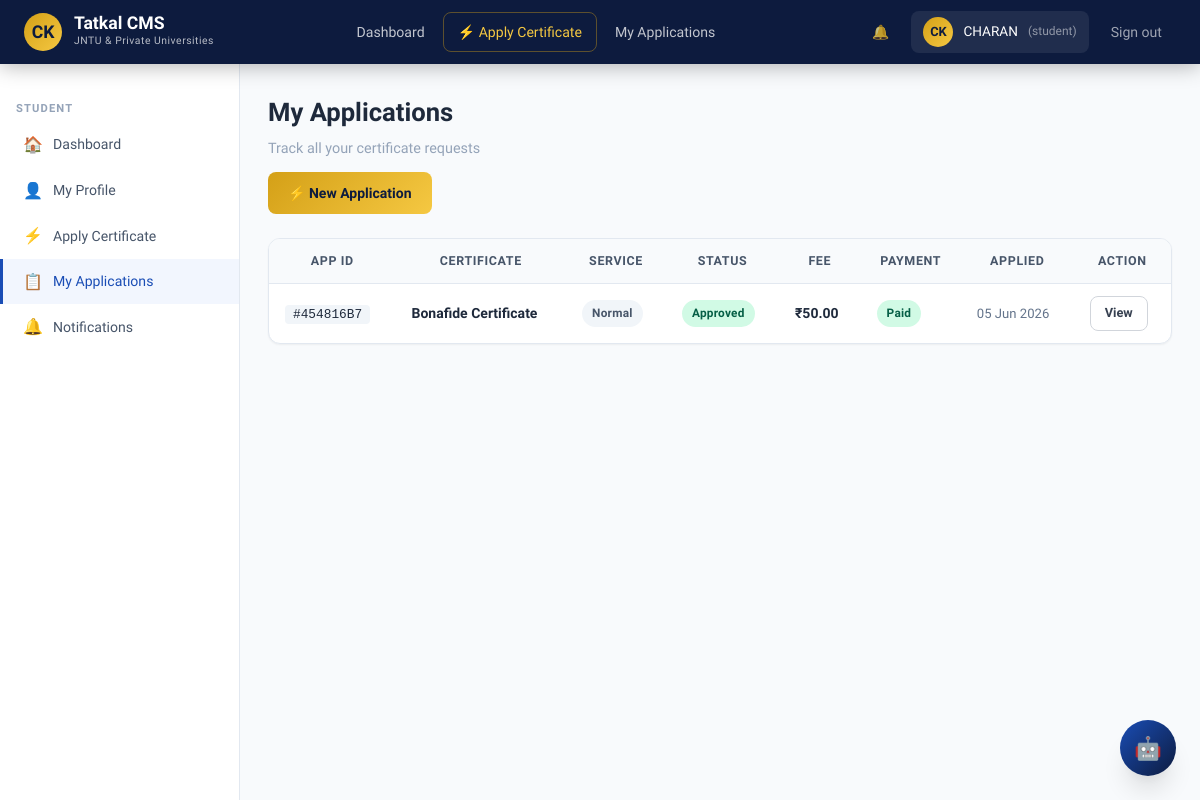
Page /applications/ (signed in) on the earlier database version.
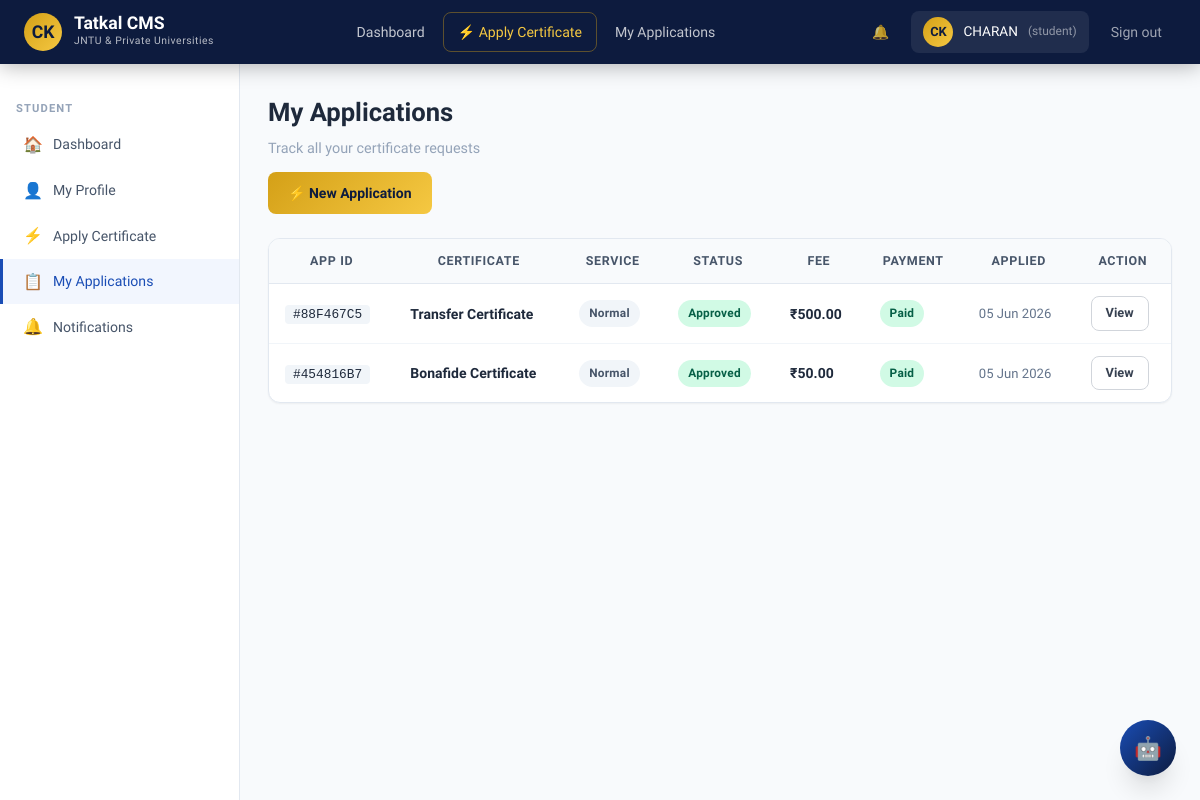
Same page on the later database version.
### certificates/models.py (models this page shows, shortened)
class Application(models.Model):
    application_id = models.UUIDField(default=uuid.uuid4, editable=False, unique=True)
    student = models.ForeignKey(StudentProfile, on_delete=models.CASCADE, related_name='applications')
    institution = models.ForeignKey(Institution, on_delete=models.SET_NULL, null=True, blank=True)
    college = models.ForeignKey(College, on_delete=models.SET_NULL, null=True, blank=True, related_name='applications')
    certificate_type = models.CharField(max_length=30, choices=CERTIFICATE_TYPES)
    purpose = models.TextField(blank=True)
    status = models.CharField(max_length=20, choices=STATUS_CHOICES, default='submitted')
    is_tatkal = models.BooleanField(default=False)
    fee_amount = models.DecimalField(max_digits=10, decimal_places=2, default=0)
    payment_status = models.CharField(max_length=20, choices=[('pending','Pending'),('paid','Paid'),('failed','Failed')], default='pending')
    remarks = models.TextField(blank=True)
    staff_remarks = models.TextField(blank=True)
    assigned_to = models.ForeignKey(User, on_delete=models.SET_NULL, null=True, blank=True, related_name='assigned_applications')
    document1 = models.FileField(upload_to='application_docs/', blank=True, null=True)
    document2 = models.FileField(upload_to='application_docs/', blank=True, null=True)
    document3 = models.FileField(upload_to='application_docs/', blank=True, null=True)
    created_at = models.DateTimeField(auto_now_add=True)
    updated_at = models.DateTimeField(auto_now=True)
    processed_at = models.DateTimeField(null=True, blank=True)
    class Meta:
        ordering = ['-created_at']
    def get_short_id(self):
        return str(self.application_id)[:8].upper()

### certificates/views.py (the view)
# urls.py: path('applications/', views.my_applications_view, name='my_applications'),
@login_required
def my_applications_view(request):
    if request.user.role != 'student':
        return redirect('dashboard')
    try:
        profile = request.user.student_profile
    except:
        return redirect('profile_setup')
    apps = Application.objects.filter(student=profile).select_related('student')
    return render(request, 'certificates/my_applications.html', {'applications': apps})

### templates/certificates/my_applications.html (shortened to what this page needs)
{% extends 'base.html' %}
{% block s_apps %}active{% endblock %}
{% block content %}
<div class="page-header">
  <div class="page-title">My Applications</div>
  <div class="page-subtitle">Track all your certificate requests</div>
  <div class="page-actions">
    <a href="/apply/" class="btn btn-gold">⚡ New Application</a>
  </div>
</div>
<div class="card">
  <div class="card-body" style="padding:0">
    {% if applications %}
    <div class="table-wrap">
    <table>
      <thead><tr><th>App ID</th><th>Certificate</th><th>Service</th><th>Status</th><th>Fee</th><th>Payment</th><th>Applied</th><th>Action</th></tr></thead>
      <tbody>
      {% for app in applications %}
      <tr>
        <td><code style="font-family:monospace;background:#f1f5f9;padding:2px 8px;border-radius:4px;font-size:0.8rem">#{{ app.get_short_id }}</code></td>
        <td><div style="font-weight:600">{{ app.get_certificate_type_display }}</div></td>
        <td>{% if app.is_tatkal %}<span class="badge badge-tatkal">⚡ TATKAL</span>{% else %}<span class="badge badge-normal">Normal</span>{% endif %}</td>
        <td><span class="badge badge-{{ app.status }}">{{ app.get_status_display }}</span></td>
        <td style="font-weight:600">₹{{ app.fee_amount }}</td>
        <td><span class="badge badge-{{ app.payment_status }}">{{ app.payment_status|title }}</span></td>
        <td style="font-size:0.82rem;color:#64748b">{{ app.created_at|date:"d M Y" }}</td>
        <td style="display:flex;gap:6px">
          <a href="/applications/{{ app.application_id }}/" class="btn btn-outline btn-sm">View</a>
        </td>
      </tr>
      {% endfor %}
      </tbody>
    </table>
    </div>
    {% endif %}
  </div>
</div>
{% endblock %}

Differences in the rows shown:
added Application: get_short_id "88F467C5", certificate_type "Transfer Certificate", is_tatkal "Normal", status "Approved", fee_amount "500.00", payment_status "Paid", created_at "05 Jun 2026"
